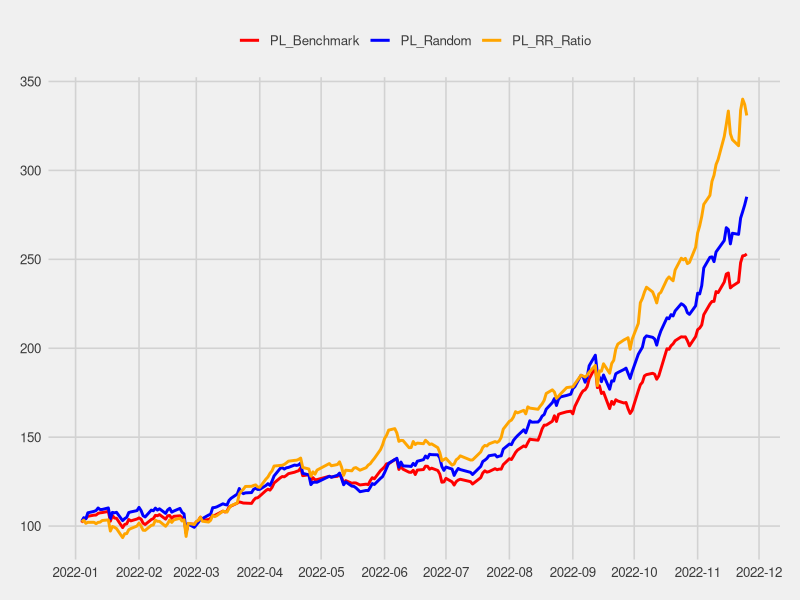

This figure's R source:
## ---- chunk 1

library(readxl)
library(dplyr)
library(tidyr)
library(tibble)
library(ggplot2)
library(ggthemes)

## ---- chunk 2

bist50stocks <- read_excel("data.xlsx")
bist50stocks$DATE <- as.Date(bist50stocks$DATE)

bist50stocks_20192021 <- bist50stocks %>%
filter(DATE < as.Date("2022-01-01")) %>%
mutate_at(
    vars(-DATE), function(x) lag(lead(x)/x-1)
) %>%
na.omit()

bist50stocks_2022 <- bist50stocks %>%
filter(DATE >= as.Date("2022-01-01")) %>%
mutate_at(
    vars(-DATE), function(x) lag(lead(x)/x-1)
) %>%
na.omit()

## ---- chunk 3

set.seed(34)

rnd_stocks <- sample(
    x = names(bist50stocks_20192021)[-c(1,ncol(bist50stocks_20192021))],
    size = 8,
    replace = FALSE
)

sort(rnd_stocks)

## ---- chunk 4

rr_stocks <- bist50stocks_20192021 %>%
select(-BIST100) %>%
pivot_longer(!DATE, names_to = "Var", values_to = "Val") %>%
group_by(Var) %>%
summarise(
    "Return" = mean(Val) * 252,
    "Risk" = sd(Val) * sqrt(252)
) %>%
ungroup() %>%
mutate(
    "Ratio" = Return / Risk
) %>%
arrange(desc(Ratio)) %>%
slice(1:8) %>%
pull(Var)

sort(rr_stocks)

## ---- chunk 5

df1 <- bist50stocks_2022 %>%
select(DATE,rnd_stocks) %>%
mutate(
    "Return_Random" = 1 + rowMeans(.[,-1])
) %>%
select(DATE,Return_Random)

df2 <- bist50stocks_2022 %>%
select(DATE,rr_stocks) %>%
mutate(
    "Return_RR_Ratio" = 1 + rowMeans(.[,-1])
) %>%
select(DATE,Return_RR_Ratio)

df3 <- bist50stocks_2022 %>%
select(DATE,BIST100) %>%
rename("Return_Benchmark" = 2) %>%
mutate(
    Return_Benchmark = 1 + Return_Benchmark
)

df_final <- df1 %>%
left_join(df2, by = "DATE") %>%
left_join(df3, by = "DATE") %>%
mutate(
    "PL_Random" = NA,
    "PL_RR_Ratio" = NA,
    "PL_Benchmark" = NA
)

for(i in 1:nrow(df_final)){

    for(j in 1:3){

        if(i == 1){
            df_final[i,(j+4)] <- 100*df_final[i,(j+1)]
        } else {
            df_final[i,(j+4)] <- df_final[(i-1),(j+4)] * df_final[i,(j+1)]
        }

    }

}

## ---- chunk 6

df_final %>%
select(DATE,PL_Random,PL_RR_Ratio,PL_Benchmark) %>%
pivot_longer(!DATE, names_to = "Var", values_to = "Val") %>%
ggplot(aes(x = DATE, y = Val, group = Var, color = Var)) +
geom_line(size = 1) +
theme_fivethirtyeight() +
theme(
    legend.title = element_blank(),
    legend.position = "top"
) +
scale_color_manual(values = c("red","blue","orange")) +
scale_x_date(date_labels = "%Y-%m", date_breaks = "1 month")

